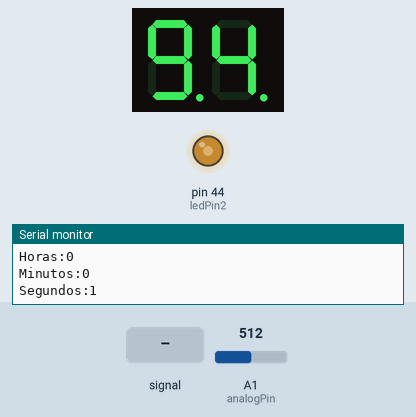
The sketch below on a simulated Arduino Mega 2560, built with avr-gcc and run on an emulated ATmega2560. Parts: 2-digit seven-segment display, output pins drawn as LEDs (lit = HIGH), the last lines printed to the serial monitor. Wiring (inferred from the names in the program): 2-digit 7-segment display, segments lit when HIGH: segments pin 22, pin 24, pin 26, pin 28, pin 30, pin 32, pin 34, pin 13; digit selects pin 40, pin 42. Inputs (shaded band) come from the test bench; at power-on: A1 (analogPin) = 512. The segment pins are drawn as the display they are named for; pins used as bus, display or sensor lines are not drawn.

Above: at 1.2 s.
1.3 s: A1 (analogPin) fed a 1000 Hz sine of ±255 counts around its level
At 1.75 s:
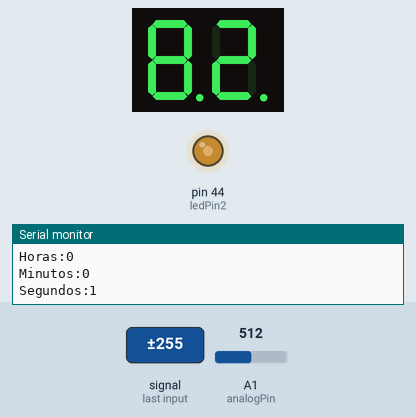
At 2.95 s:
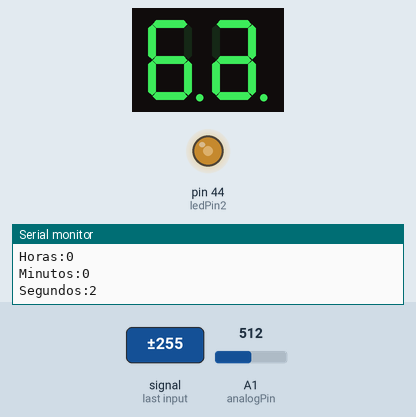
Timing chart, 0 to 3.2 s (numbered marks = the images above; inputs shaded):
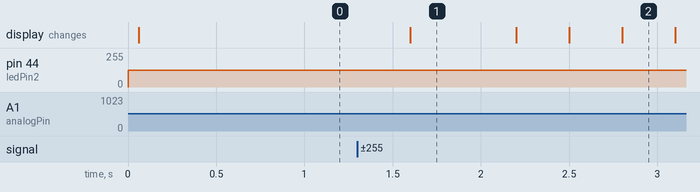

Measured:
- after the input at 1.3 s, the display: changes after 0.30 s (image 1)
- what the display in image 1 shows lasts 0.6 s, from 1.6 s to 2.2 s

The sketch:

experimento6.3.ino
```cpp
#define ledPin 13
#define ledPin2 44
int analogPin = A1;
int ledA = 22;
int ledB = 24;
int ledC = 26;
int ledD = 28;
int ledE = 30;
int ledF = 32;
int ledG = 34;
int jumper1 = 40;
int jumper2 = 42;
int count, led_pisca, val, pot_ts, dezena, unidade, valor, comunicacao_ts, relogio_ts, horas, minutos, segundos;

byte segmentos[10][7] = {
  { 1, 1, 1, 1, 1, 1, 0 },  //DIGITO 0
  { 0, 1, 1, 0, 0, 0, 0 },  //DIGITO 1
  { 1, 1, 0, 1, 1, 0, 1 },  //DIGITO 2
  { 1, 1, 1, 1, 0, 0, 1 },  //DIGITO 3
  { 0, 1, 1, 0, 0, 1, 1 },  //DIGITO 4
  { 1, 0, 1, 1, 0, 1, 1 },  //DIGITO 5
  { 1, 0, 1, 1, 1, 1, 1 },  //DIGITO 6
  { 1, 1, 1, 0, 0, 0, 0 },  //DIGITO 7
  { 1, 1, 1, 1, 1, 1, 1 },  //DIGITO 8
  { 1, 1, 1, 1, 0, 1, 1 }   //DIGITO 9
};

void setup() {
  pinMode(ledPin, OUTPUT);
  pinMode(ledPin2, OUTPUT);
  pinMode(ledA, OUTPUT);
  pinMode(ledB, OUTPUT);
  pinMode(ledC, OUTPUT);
  pinMode(ledD, OUTPUT);
  pinMode(ledE, OUTPUT);
  pinMode(ledF, OUTPUT);
  pinMode(ledG, OUTPUT);
  pinMode(jumper1, OUTPUT);
  pinMode(jumper2, OUTPUT);
  Serial.begin(2000000);
  TCCR1A = 0;
  TCCR1B = 0;
  TCCR1B |= (1 << CS10);
  TCNT1 = 0xC180;
  TIMSK1 |= (1 << TOIE1);  // habilita a interrupção do TIMER1
}

void loop() {
  if (count) {
    count = 0;
    led_pisca++;
    if (led_pisca > 600) {
      led_pisca = 0;
    }
    if (led_pisca < 300) {
      analogWrite(ledPin, map(led_pisca, 0, 300, 0, 255));
    } else {
      analogWrite(ledPin, map(led_pisca, 300, 600, 255, 0));
    }
  }

  if (pot_ts > 10) {
    pot_ts = 0;
    val = analogRead(analogPin);
    valor = map(analogRead(analogPin), 0, 1023, 0, 99);
    dezena = valor / 10;
    unidade = valor % 10;
  }
  if (pot_ts > 0 && pot_ts <= 5) {
    digitalWrite(ledA, segmentos[dezena][0]);
    digitalWrite(ledB, segmentos[dezena][1]);
    digitalWrite(ledC, segmentos[dezena][2]);
    digitalWrite(ledD, segmentos[dezena][3]);
    digitalWrite(ledE, segmentos[dezena][4]);
    digitalWrite(ledF, segmentos[dezena][5]);
    digitalWrite(ledG, segmentos[dezena][6]);
    digitalWrite(jumper1, HIGH);
    digitalWrite(jumper2, LOW);
  } else {
    digitalWrite(ledA, segmentos[unidade][0]);
    digitalWrite(ledB, segmentos[unidade][1]);
    digitalWrite(ledC, segmentos[unidade][2]);
    digitalWrite(ledD, segmentos[unidade][3]);
    digitalWrite(ledE, segmentos[unidade][4]);
    digitalWrite(ledF, segmentos[unidade][5]);
    digitalWrite(ledG, segmentos[unidade][6]);
    digitalWrite(jumper1, LOW);
    digitalWrite(jumper2, HIGH);
  }
  analogWrite(ledPin2, map(analogRead(analogPin), 0, 1023, 0, 255));

  if(relogio_ts> 1000){
    relogio_ts = 0;
    segundos++;
    if (segundos >59){
      segundos = 0;
      minutos++;
      if(minutos > 59){
        minutos = 0;
        horas++;
      }
    }
  }
  if(comunicacao_ts > 100){
    comunicacao_ts=0;
    Serial.print("Potenciometro:");
    Serial.println(val);
    Serial.print("Horas:");
    Serial.println(horas);
    Serial.print("Minutos:");
    Serial.println(minutos);
    Serial.print("Segundos:");
    Serial.println(segundos);
    /*
    Serial.print("Tempo:");
    Serial.print(horas);
    Serial.print(":");
    Serial.print(minutos);
    Serial.print(":");
    Serial.println(segundos);
    */
  }
}

ISR(TIMER1_OVF_vect)  //interrupção do TIMER1
{
  TCNT1 = 0xC180;  // Renicia TIMER
  count++;
  pot_ts++;
  relogio_ts++;
  comunicacao_ts++;
}
```
